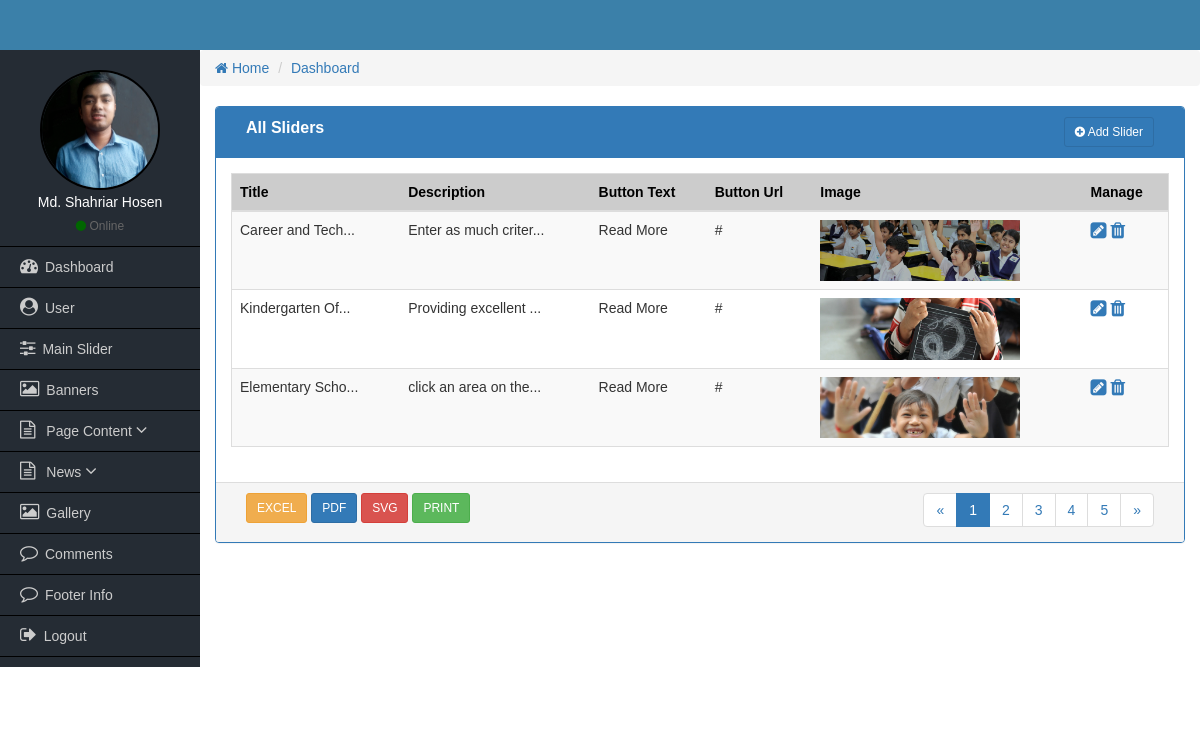
Page /admin/all-sliders.php (signed in) on the earlier database version.
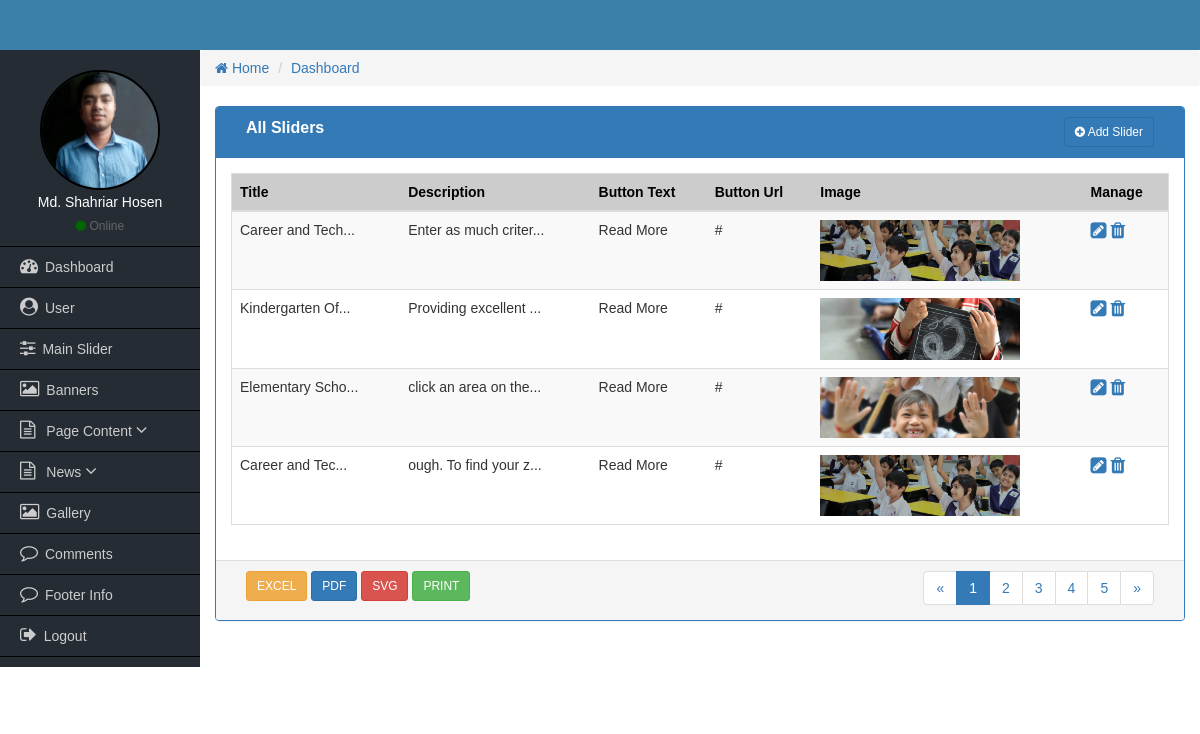
Same page on the later database version.
### tables this page shows
CREATE TABLE `tbl_user` (
  `id` int(11) NOT NULL,
  `name` varchar(50) NOT NULL,
  `phone` varchar(25) NOT NULL,
  `email` varchar(50) NOT NULL,
  `username` varchar(50) NOT NULL,
  `password` varchar(50) NOT NULL,
  `role_id` int(11) NOT NULL,
  `image` varchar(255) NOT NULL
);

CREATE TABLE `sliders` (
  `slide_id` int(11) NOT NULL,
  `slide_title` varchar(100) NOT NULL,
  `slide_subtitle` varchar(100) NOT NULL,
  `slide_description` text NOT NULL,
  `slide_btn_text` varchar(25) NOT NULL,
  `slide_btn_url` varchar(50) NOT NULL,
  `slide_image` varchar(255) NOT NULL,
  `active_slider` int(11) NOT NULL
);

### admin/functions/admin-functions.php (called while the page is built, shortened)
<?php session_start();
	function getAdminHeader(){
		require_once('includes/header.php');
	}
	function getAdminSidebar(){
		require_once('includes/sidebar.php');
	}
	function getBreadcrum(){
		include_once('includes/breadcrum.php');
	}
	function getAdminFooter(){
		require_once('includes/footer.php');
	}
?>

### admin/all-sliders.php (the view, shortened to what this page needs)
<?php
	require_once('functions/admin-functions.php');
  if($_SESSION['role'] <=2){
	getAdminHeader();
  getAdminSidebar();
  getBreadcrum();
?>
<div class="col-md-12">
    <div class="panel panel-primary">
        <div class="panel-heading">
            <div class="col-md-9 heading_title">
                  All Sliders
             </div>
             <div class="col-md-3 text-right">
                <a href="add-slider.php" class="btn btn-sm btn btn-primary"><i class="fa fa-plus-circle"></i> Add Slider</a>
            </div>
            <div class="clearfix"></div>
        </div>
      <div class="panel-body">
          <table class="table table-responsive table-striped table-hover table_cus">
              <thead class="table_head">
                <tr>
                    <th>Title</th>
                    <th>Description</th>
                    <th>Button Text</th>
                    <th class="hidden-xs">Button Url</th>
                    <th class="hidden-xs">Image</th>
                    <th>Manage</th>
                </tr>
              </thead>
              <tbody>
                <?php
                  $query = "SELECT * FROM sliders";
                  $sqlQuery = mysqli_query($dbconnect, $query);
                  while($row = mysqli_fetch_array($sqlQuery)) : ?>
                  <tr>
                      <td><?= substr($row['slide_title'], 0,15); ?>...</td>
                      <td><?= substr($row['slide_description'], 0,20); ?>...</td>
                      <td><?= $row['slide_btn_text']; ?></td>
                      <td class="hidden-xs"><?= $row['slide_btn_url']; ?></td>
                      <td class="hidden-xs">
                        <?php
                          if($row['slide_image'] == '') : ?>
                            <img src="uploads/noimagefound.jpg" width="200" height="100" alt="">
                          <?php else: ?>
                            <img src="uploads/<?= $row['slide_image']; ?>" width="200" alt="">
                          <?php endif; ?>
                      </td>
                      <td>
                          <a href="edit-slider.php?sliderId=<?= $row['slide_id']; ?>"><i class="fa fa-pencil-square fa-lg"></i></a>
                          <a href="delete-slide.php?slide_id=<?= $row['slide_id']; ?>"><i class="fa fa-trash fa-lg"></i></a>
                      </td>
                  </tr>
                <?php endwhile; ?>
              </tbody>
          </table>
      </div>
      <div class="panel-footer">
        <div class="col-md-4">
            <a href="#" class="btn btn-sm btn-warning">EXCEL</a>
            <a href="#" class="btn btn-sm btn-primary">PDF</a>
            <a href="#" class="btn btn-sm btn-danger">SVG</a>
            <a href="#" class="btn btn-sm btn-success">PRINT</a>
        </div>
        <div class="col-md-4">
        </div>
        <div class="col-md-4 text-right">
            <nav aria-label="Page navigation">
              <ul class="pagination pagina_cus">
                <li>
                  <a href="#" aria-label="Previous">
                    <span aria-hidden="true">&laquo;</span>
                  </a>
                </li>
                <li class="active"><a href="#">1</a></li>
                <li><a href="#">2</a></li>
                <li><a href="#">3</a></li>
                <li><a href="#">4</a></li>
                <li><a href="#">5</a></li>
                <li>
                  <a href="#" aria-label="Next">
                    <span aria-hidden="true">&raquo;</span>
                  </a>
                </li>
              </ul>
            </nav>
        </div>
        <div class="clearfix"></div>
      </div>
    </div>
</div>
<?php
	 getAdminFooter();
  }else{
    echo "Access Denied!";
  }
?>

### admin/includes/header.php (shortened to what this page needs)
<!DOCTYPE html>
<html lang="en">
  <head>
    <link type="text/css" rel="stylesheet" href="css/font-awesome.min.css"/>
    <link type="text/css" href="css/bootstrap.min.css" rel="stylesheet">
    <link type="text/css" rel="stylesheet" href="css/style.css"/>
    <link type="text/css" rel="stylesheet" href="css/sidebar.css"/>
    <link type="text/css" rel="stylesheet" href="css/jquery-ui.css"/>
  </head>
  <body>
  	<div class="container-fluid header_full">
    	<div class="container header">
        </div>
    </div>

### admin/includes/sidebar.php (shortened to what this page needs)
<?php include_once('config.php'); ?>
<div class="container-fluid content_full">
    <div class="row">
        <div class="col-md-2 sidebar pd0">
            <div class="side_user">
                <?php
                     $id = $_SESSION['userid'];
                     $select ="SELECT * FROM tbl_user WHERE id='$id' ";
                     $query = mysqli_query($dbconnect, $select);
                     $row = mysqli_fetch_array($query);
                ?>
                <img class="img-responsive" src="uploads/<?= $row['image']; ?>"/>
                <h4><?php echo $_SESSION['name']; ?></h4>
                <span><i class="fa fa-circle"></i>  Online</span>
            </div>
            <ul>
                <li><a href="index.php"><i class="fa fa-dashboard"></i>Dashboard</a></li>
            <?php if($_SESSION['role'] <= 1){ ?>
                <li><a href="all-user.php"><i class="fa fa-user-circle"></i>User</a></li>
            <?php } ?>
            <?php if($_SESSION['role'] <= 2){ ?>
                <li><a href="all-sliders.php"><i class="fa fa-sliders"></i>Main Slider</a></li>
                <li><a href="all-banners.php"><i class="fa fa-image"></i>Banners</a></li>
                <li  data-toggle="collapse" data-target="#products" class="collapsed active">
                  <a href="#"><i class="fa fa-file-text-o"></i> Page Content <i class="fa fa-angle-down"></i> </span></a>
                </li>
                <li  data-toggle="collapse" data-target="#news" class="collapsed active">
                  <a href="#"><i class="fa fa-file-text-o"></i> News <i class="fa fa-angle-down"></i> </span></a>
                </li>
                    <li><a href="gallery.php"><i class="fa fa-image"></i>Gallery</a></li>
                    <li><a href="all-comments.php"><i class="fa fa-comment-o"></i>Comments</a></li>
                    <li><a href="footer-info.php"><i class="fa fa-comment-o"></i>Footer Info</a></li>
            <?php } ?>
                <li><a href="logout.php"><i class="fa fa-sign-out"></i>Logout</a></li>
            </ul>
        </div>

### admin/includes/breadcrum.php
<div class="col-md-10 admin-part pd0">
<ol class="breadcrumb">
  <li><a href="#"><i class="fa fa-home"></i> Home</a></li>
  <li><a href="#">Dashboard</a></li>
</ol>

### admin/includes/footer.php (shortened to what this page needs)
	 		</div>
         </div>
    </div>
    <div class="container-fluid footer_full">
    	<div class="container footer">
        </div>
    </div>
  </body>
</html>

### admin/css/style.css (style rules this page uses)
* { margin:0px; padding:0px; outline:0px; }
img { border:0px; }
ul, ol { list-style-type:none; }
a { text-decoration:none; }
.pd0 { padding-left:0px; padding-right:0px; padding-top:0px; padding-bottom:0px; }
body { font-family:Verdana, Geneva, sans-serif; }
.header_full { background:#3b80a9; }
.header { height:50px; }
.sidebar { background-color:#252c34; min-height:600px; }
.side_user { text-align:center; color:#fff; padding:20px 0px 10px; border-bottom:1px solid #000; }
.side_user img { width:120px; height:120px; border:2px solid #000; border-radius:50%; display:inline-block; }
.side_user h4 { font-size:14px; margin:5px 0px; }
.side_user span { color:#666; font-size:12px; }
.side_user span i { color:#060; }
.sidebar ul li a { font-size:14px; color:#CCC; line-height:40px; padding-left:20px; display:block; border-bottom:1px solid #000; }
.sidebar ul li a i { font-size:18px; padding-right:7px; }
.footer_full { background-color:#000; }
.footer { height:40px; }
.heading_title { font-size:16px; font-weight:bold; }
.table_cus { border:1px solid #ddd; }
.table_head { background-color:#ccc; color:#000; }
.pagina_cus { padding:0px; margin:0px; }
.panel-body { padding: 15px; }
.container-fluid.footer_full { background:transparent; }

### admin/css/sidebar.css (style rules this page uses)
body { margin: 0px; padding: 0px; }

Differences in the rows shown:
added sliders: slide_title "Career and Tec", slide_description "ough. To find your z", slide_btn_text "Read More", slide_btn_url "#", slide_image (picture)
